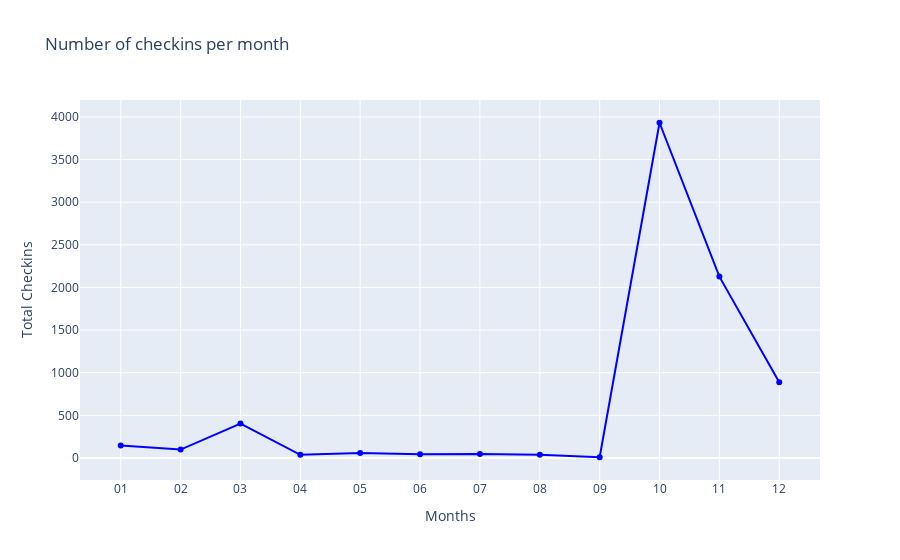

Write notebook code for a chart like this one.
### Code cell
fig = go.Figure(data=go.Scatter(x=month_names, 
                        y=month_counts,
                        marker_color='blue', text="counts"))
fig.update_layout({"title": 'Number of checkins per month',
                   "xaxis": {"title":"Months"},
                   "yaxis": {"title":"Total Checkins"},
                   "showlegend": False})
fig.show()

### Figure 1 — Plotly figure (JSON) as saved in the notebook; plotly's stock layout.template omitted (floating-point values rounded to 4 significant figures)
{"data": [{"marker": {"color": "blue"}, "text": "counts", "type": "scatter", "x": ["01", "02", "03", "04", "05", "06", "07", "08", "09", "10", "11", "12"], "y": [147, 98, 403, 36, 59, 42, 47, 36, 8, 3932, 2127, 888]}], "layout": {"showlegend": false, "title": {"text": "Number of checkins per month"}, "xaxis": {"title": {"text": "Months"}}, "yaxis": {"title": {"text": "Total Checkins"}}}}
